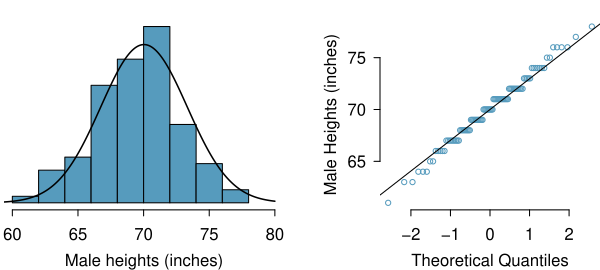

This figure's R source:
library(openintro)
data(COL)

source("fcidMHeights-data.R")
source("fcidMHeights-helpers.R")

hold <- hist(obs, plot = FALSE)

myPDF("fcidMHeights.pdf", 6, 2.7,
      mfrow = c(1, 2),
      mgp = c(2, 0.7, 0),
      mar = c(3, 0.2, 1, 0.8))
NormalHist(obs, hold, mean(obs), sd(obs), COL[1])

par(mar = c(3,4,1,0))
qqnorm(obs,
       cex = 0.7,
       main = '',
       axes = FALSE,
       ylab = 'Male Heights (inches)',
       col = COL[1])
axis(1)
axis(2)
qqline(obs)
dev.off()
